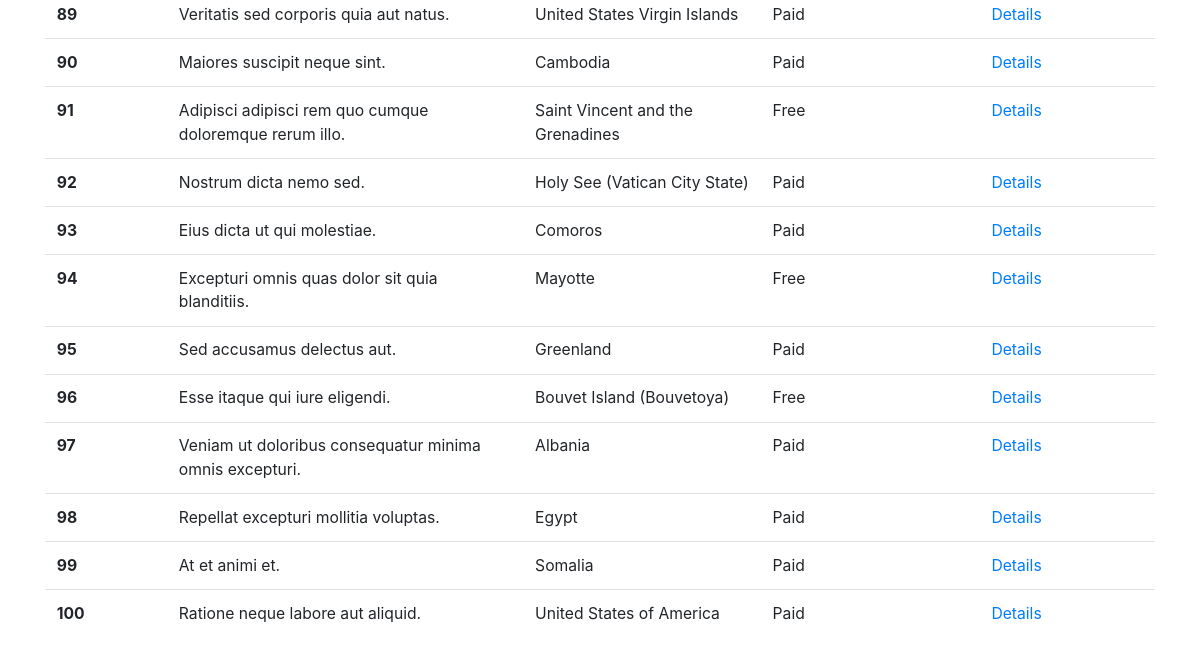
The page /events/all-events/ (lower part) on the database as committed earlier.
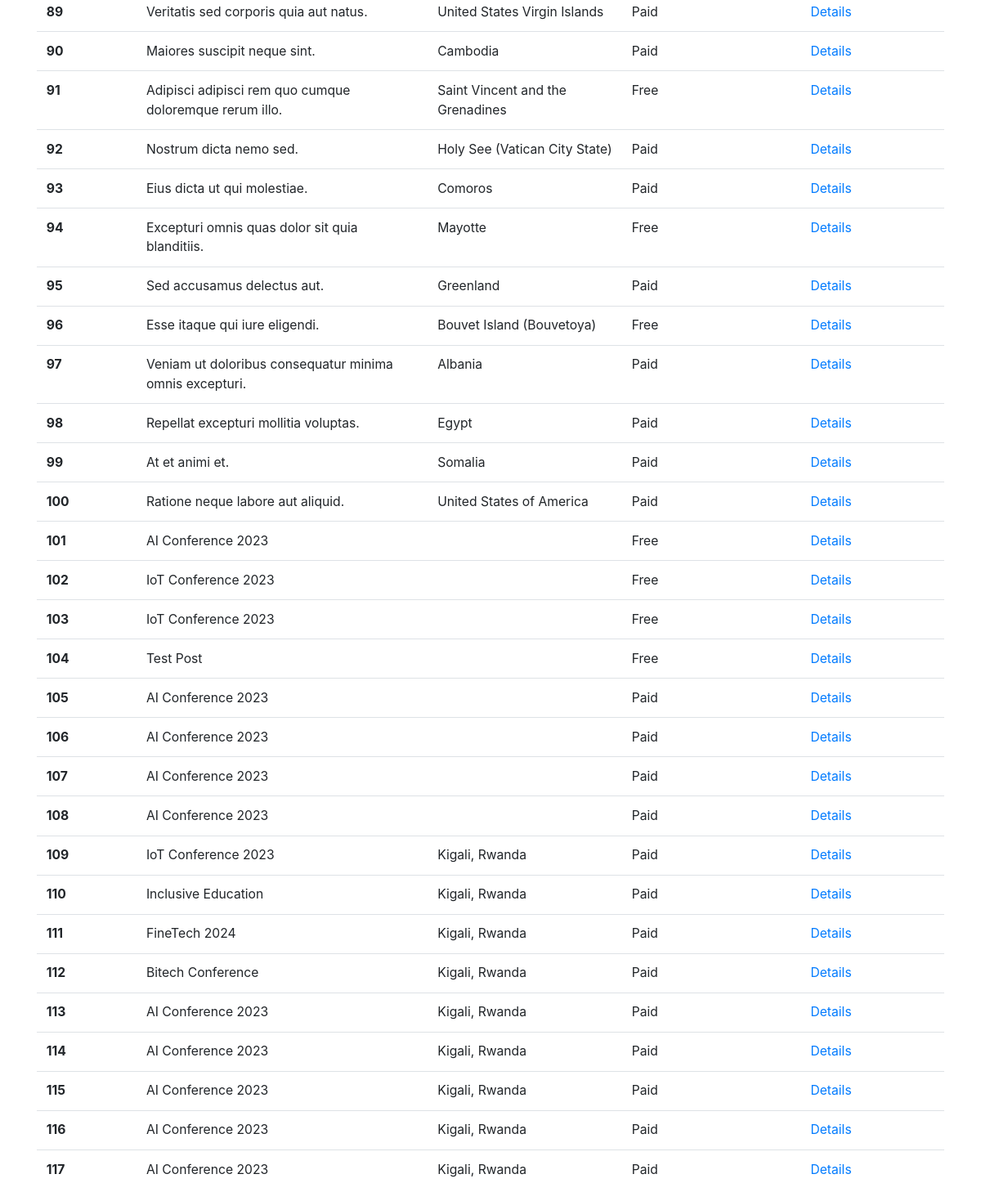
The same page on the database as committed later.
### event/models.py (models this page shows, shortened)
class Event(models.Model):
    title = models.CharField(max_length=100)
    description = models.TextField(blank=True)
    start_date = models.DateField()
    end_date = models.DateTimeField()
    location = models.CharField(max_length=100)
    category = models.ForeignKey(Category, on_delete=models.CASCADE)
    is_free = models.BooleanField()
    class Meta:
        verbose_name = 'Event'
        verbose_name_plural = 'Events'
        ordering = ["id"]

### event/views.py (the view)
# urls.py: path('all-events/', views.all_events_view),
def all_events_view(request):
    events = Event.objects.all()
    print("EV 1", events[0].title, events[0].start_date)
    return render(request, 'event/events.html', context={"events": events})

### templates/event/events.html (shortened to what this page needs)
{% extends 'base.html' %}
{%block content %}
<table class="table">
  <tbody>
    {% for event in events %}
    <tr>
      <th scope="row">{{event.id}}</th>
      <td style="max-width: 150px">{{event.title}}</td>
      <td style="max-width: 100px">{{event.location}}</td>
      {% if event.is_free %}
      <td>Free</td>
      {% else %}
      <td>Paid</td>
      {% endif %}
      <td>
        <a
          href="/events/{{event.title}}"
          class="link-primary link-offset-2 link-underline-opacity-25 link-underline-opacity-100-hover"
          >Details</a
        >
      </td>
    </tr>
    {% endfor %}
  </tbody>
</table>
{% endblock content %}

### templates/base.html (shortened to what this page needs)
{% load static %}
{% load crispy_forms_tags %}
<!DOCTYPE html>
<html lang="en">
  <head>
    <link
      href="{% static '/css/styles.css' %}"
      rel="stylesheet"
    />
    <link rel="stylesheet" href="https://cdn.jsdelivr.net/npm/bootstrap@4.1.3/dist/css/bootstrap.min.css"/>
  </head>
  <div class="container">
      {% block content %}
      {% endblock content %}
  </div>
  </body>
</html>

### static/css/styles.css (style rules this page uses)
* { margin: 0; padding: 0; box-sizing: border-box; }
html { font-size: 98%; }

Rows that differ between the two databases and show on the page:
added Event: id "101", title "AI Conference 2023", is_free "Free"
added Event: id "102", title "IoT Conference 2023", is_free "Free"
added Event: id "103", title "IoT Conference 2023", is_free "Free"
added Event: id "104", title "Test Post", is_free "Free"
added Event: id "105", title "AI Conference 2023", is_free "Paid"
added Event: id "106", title "AI Conference 2023", is_free "Paid"
added Event: id "107", title "AI Conference 2023", is_free "Paid"
added Event: id "108", title "AI Conference 2023", is_free "Paid"
added Event: id "109", title "IoT Conference 2023", location "Kigali, Rwanda", is_free "Paid"
added Event: id "110", title "Inclusive Education", location "Kigali, Rwanda", is_free "Paid"
added Event: id "111", title "FineTech 2024", location "Kigali, Rwanda", is_free "Paid"
added Event: id "112", title "Bitech Conference", location "Kigali, Rwanda", is_free "Paid"
added Event: id "113", title "AI Conference 2023", location "Kigali, Rwanda", is_free "Paid"
added Event: id "114", title "AI Conference 2023", location "Kigali, Rwanda", is_free "Paid"
added Event: id "115", title "AI Conference 2023", location "Kigali, Rwanda", is_free "Paid"
added Event: id "116", title "AI Conference 2023", location "Kigali, Rwanda", is_free "Paid"
added Event: id "117", title "AI Conference 2023", location "Kigali, Rwanda", is_free "Paid"
